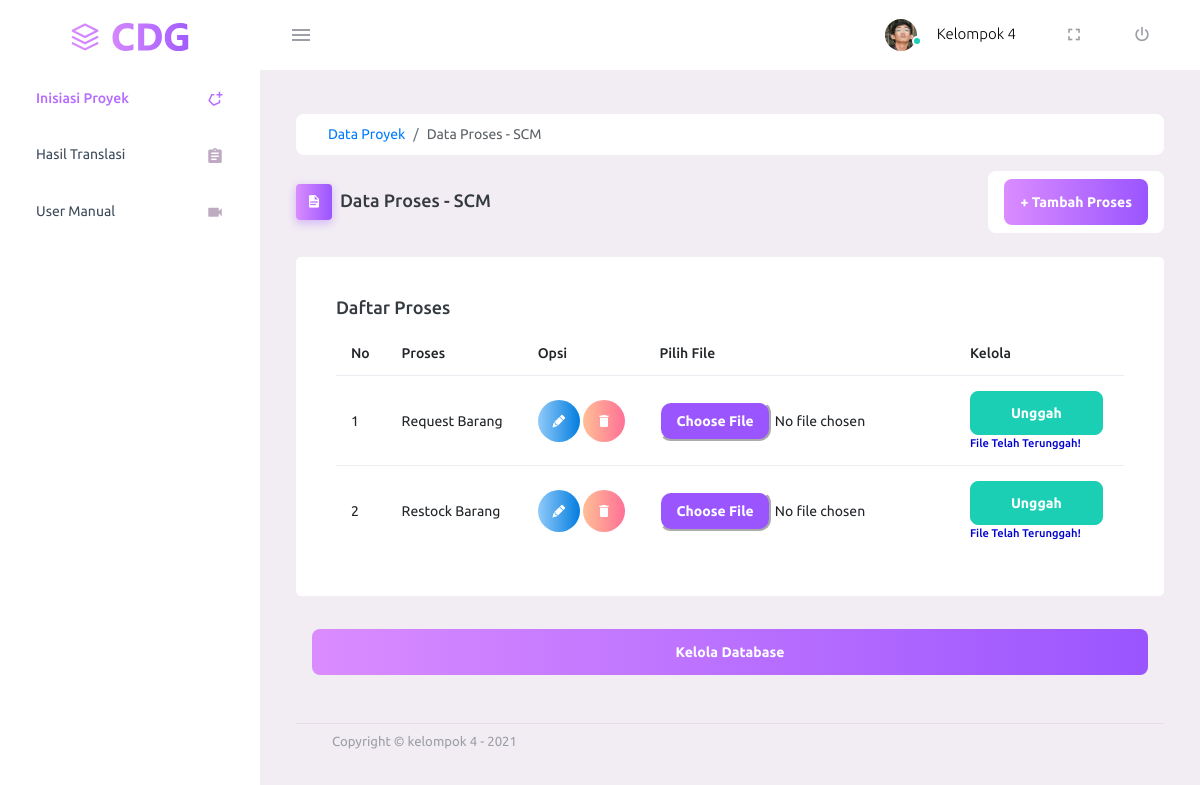
The page /translasi/25 on the database its author committed.
### cdg/models.py (models this page shows, shortened)
class Proyek(models.Model):
    nama_proyek = models.CharField(max_length=50)
    database_id = models.CharField(max_length=50, null=True)

class Proses(models.Model):
    proyek = models.ForeignKey(Proyek, on_delete=models.CASCADE)
    nama_proses = models.CharField(max_length=50)
    bpmn_id = models.CharField(max_length=50, null=True)

### projekppl/views.py (the view)
# urls.py: path('translasi/<int:id>', views.translasi, name='translasi_proses'),
def translasi(request, id):
    proses = Proses.objects.filter(proyek_id=id)
    proyek = Proyek.objects.get(id=id)
    status = None
    panjang = len(proses)
    if panjang==0:
        status="belumbisauploaddatabase"
    for nilai in proses:
        if nilai.bpmn_id == None:
            status = "belumbisauploaddatabase"
    print("INI STATUSNYA", status)
    return render(request,'translasi.html',{'posts':proses , 'idproyek' : id , 'proyek':proyek , 'status':status})

### templates/translasi.html (shortened to what this page needs)
<!DOCTYPE html>
<html lang="en">
  <head>
    {% load static %}
    <link rel="stylesheet" href="{% static 'vendors/mdi/css/materialdesignicons.min.css' %}">
    <link rel="stylesheet" href="{% static 'vendors/css/vendor.bundle.base.css' %}">
    <link rel="stylesheet" href="{% static 'css/style.css' %}">
  </head>
  <body>
    <div class="container-scroller">
      <nav class="navbar default-layout-navbar col-lg-12 col-12 p-0 fixed-top d-flex flex-row">
        <div class="text-center navbar-brand-wrapper d-flex align-items-center justify-content-center">
          <a class="navbar-brand brand-logo" href="/"><img src="{% static 'images/logo.svg' %}" alt="logo" /></a>
        </div>
        <div class="navbar-menu-wrapper d-flex align-items-stretch">
          <button class="navbar-toggler navbar-toggler align-self-center" type="button" data-toggle="minimize">
            <span class="mdi mdi-menu"></span>
          </button>
          <ul class="navbar-nav navbar-nav-right">
            <li class="nav-item nav-profile dropdown">
              <a class="nav-link " id="profileDropdown" href="#" data-toggle="dropdown" aria-expanded="false">
                <div class="nav-profile-img">
                  <img src="{% static 'images/faces/face1.jpg' %}" alt="image">
                  <span class="availability-status online"></span>
                </div>
                <div class="nav-profile-text">
                  <p class="mb-1 text-black">Kelompok 4</p>
                </div>
              </a>
            </li>
            <li class="nav-item d-none d-lg-block full-screen-link">
              <a class="nav-link">
                <i class="mdi mdi-fullscreen" id="fullscreen-button"></i>
              </a>
            </li>
            <li class="nav-item nav-logout d-none d-lg-block">
              <a class="nav-link" href="{% url 'splash' %}">
                <i class="mdi mdi-power"></i>
              </a>
            </li>
          </ul>
        </div>
      </nav>
      <div class="container-fluid page-body-wrapper">
        <nav class="sidebar sidebar-offcanvas" id="sidebar">
          <ul class="nav">
            <li class="nav-item active">
              <a class="nav-link" href="/home">
                <span class="menu-title">Inisiasi Proyek</span>
                <i class="mdi mdi-shape-polygon-plus menu-icon"></i>
              </a>
            </li>
            <li class="nav-item">
              <a class="nav-link" href="/hasil">
                <span class="menu-title">Hasil Translasi</span>
                <i class="mdi mdi-clipboard-text menu-icon"></i>
              </a>
            </li>
            <li class="nav-item">
              <a class="nav-link" href="/user_manual">
                <span class="menu-title">User Manual</span>
                <i class="mdi mdi-video menu-icon"></i>
              </a>
            </li>
          </ul>
        </nav>
        <div class="main-panel">
          <div class="content-wrapper">
          <ul class="breadcrumb" aria-label="breadcrumb">
            <ol class="breadcrumb my-2">
                <li class="breadcrumb-item"><a href="/home">Data Proyek</a></li>
                <li class="breadcrumb-item active">Data Proses - {{ proyek.nama_proyek }}</li>
            </ol>
          </ul>
            <div class="page-header">
              <h3 class="page-title">
                <span class="page-title-icon bg-gradient-primary text-white mr-2">
                  <i class="mdi mdi-file-document"></i>
                </span>Data Proses - {{ proyek.nama_proyek }}
              </h3>
              <nav aria-label="breadcrumb">
                <ul class="breadcrumb nav-link">
                  <button type="button" class="btn btn-block btn-lg btn-gradient-primary"
                  data-toggle="modal" data-target="#exampleModaltambah">+ Tambah Proses</button>
                </ul>
              </nav>
            </div>
            <div class="row">
              <div class="col-12 grid-margin">
                <div class="card">
                  <div class="card-body">
                    <h4 class="card-title">Daftar Proses</h4>
                    <div class="table-responsive">
                      <table class="table" id="tabel_proses">
                        <thead>
                          <tr>
                            <th> No </th>
                            <th> Proses </th>
                            <th> Opsi </th>
                            <th> Pilih File </th>
                            <th> Kelola </th>
                          </tr>
                        </thead>
                        <tbody>
                        {% if posts %}
                          <tr>
                            {% for proses in posts %}
                            <td> {{ forloop.counter }} </td>
                            <td> {{ proses.nama_proses }} </td>
                            <td>
                            <button type="button" data-toggle="modal" data-target="#modal-{{proses.id}}" class="btn btn-gradient-info btn-rounded btn-icon">
                              <i class="mdi mdi-lead-pencil"></i>
                            </button>
                            <a href="/destroy_proses/{{proses.id}}" onclick="return confirm('Yakin ingin hapus')">
                              <button type="button" class="btn btn-gradient-danger btn-rounded btn-icon">
                                <i class="mdi mdi-delete"></i>
                              </button>
                            </a>
                            </td>
                            <td>
                              <form method="post" enctype="multipart/form-data" action="/upload_bpmn/{{proses.id}}" name="upload_bpmn">
                                <input type="file" name="bpmn"  id="id_bpmn actual-btn" Required>
                            </td>
                            <td>
                              <button type="submit" name="uploaddd" class="btn btn-success btn-fwa" id="unggah" >Unggah</button>
                            <br>
                            {% if proses.bpmn_id %}
                                <h7 style="color:#0000CD";> File Telah Terunggah! </h7>
                                {% else %}
                                <h7 style="color:#FF0000";> File Belum Terunggah! </h7>
                                {% endif %}
                            </td>
                          </tr>
                          {% endfor %}
                          {% else %}
                              <p>Proyek ini belum memiliki proses</p>
                        {% endif %}
                        </tbody>
                      </table>
                    </div>
                  </div>
                </div>
                {% if status == None %}
                <span class="nav-link ">
                  <div class="border-bottom">
                  </div>
                  <a href="/database/{{idproyek}}" class="btn btn-block btn-lg btn-gradient-primary mt-4"> Kelola Database</a>
                </span>
                {% endif %}
              </div>
            </div>
          <footer class="footer">
            <div class="container-fluid clearfix">
              <span class="text-muted d-block text-center text-sm-left d-sm-inline-block">Copyright © kelompok 4 - 2021</span>
            </div>
          </footer>
        </div>
      </div>
    </div>
  </body>
</html>

### rows shown on the page
Proyek: nama_proyek "SCM"
Proses: nama_proses "Request Barang", bpmn_id "File Telah Terunggah!"
Proses: nama_proses "Restock Barang", bpmn_id "File Telah Terunggah!"
